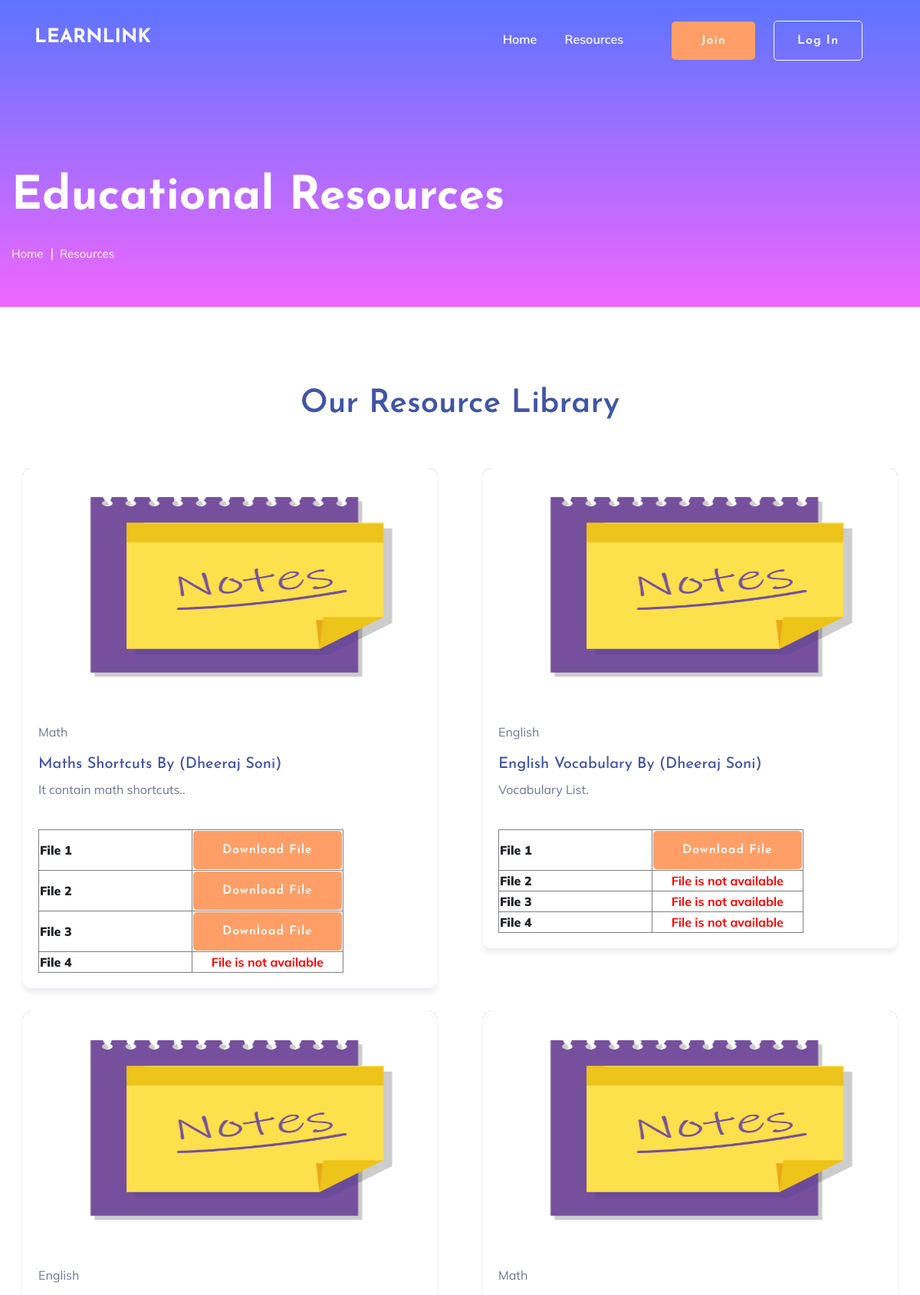
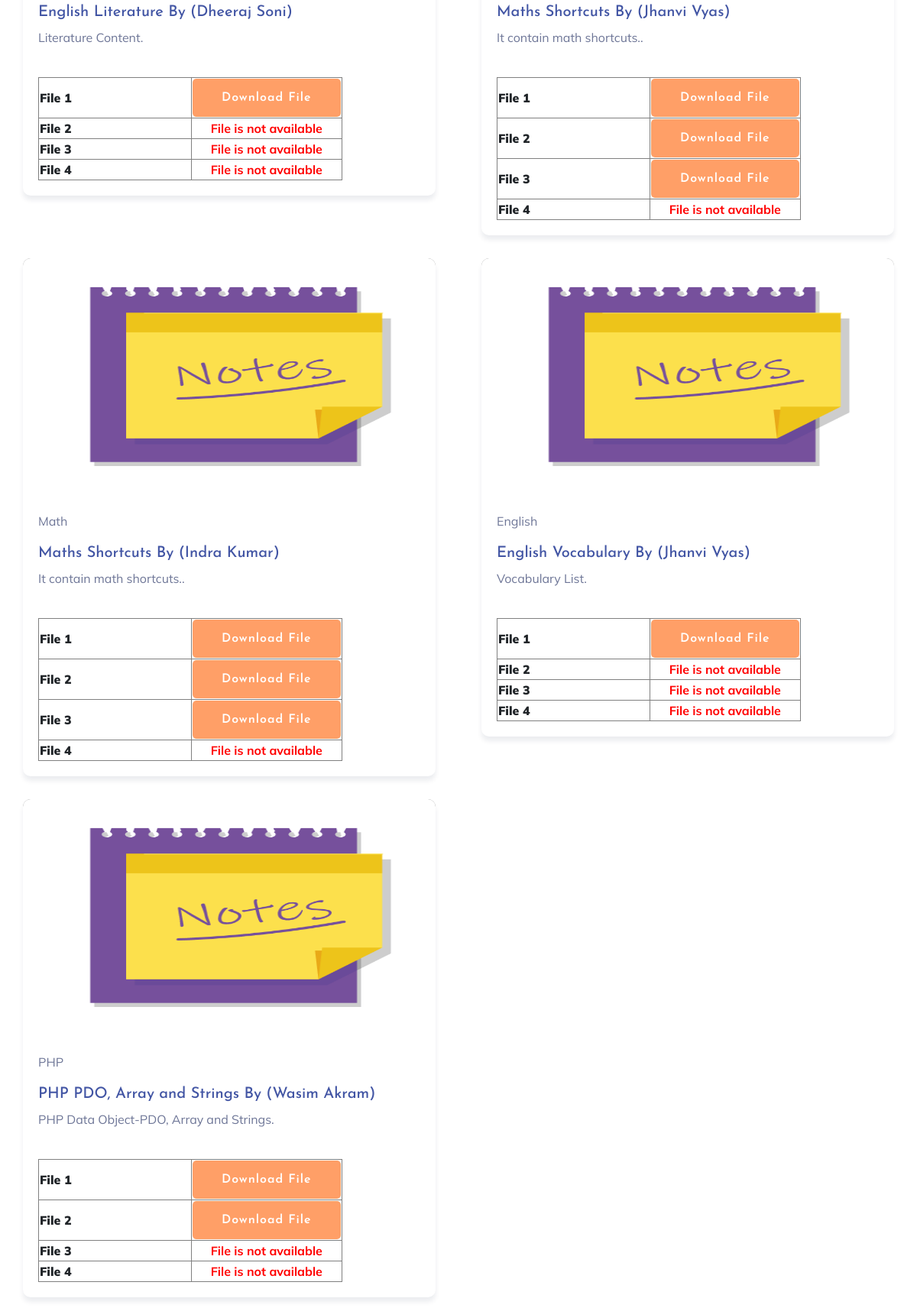
Page /LearnLink/notes.php (upper part) on the committed database (2 pictures, top to bottom).
### tables this page shows
CREATE TABLE `tblnotes` (
  `ID` int NOT NULL AUTO_INCREMENT,
  `UserID` int DEFAULT NULL,
  `Subject` varchar(250) DEFAULT NULL,
  `NotesTitle` varchar(250) DEFAULT NULL,
  `NotesDecription` longtext,
  `File1` varchar(250) NOT NULL,
  `File2` varchar(250) DEFAULT NULL,
  `File3` varchar(255) DEFAULT NULL,
  `File4` varchar(250) DEFAULT NULL,
  `CreationDate` timestamp NULL DEFAULT CURRENT_TIMESTAMP,
  `UpdationDate` timestamp NULL DEFAULT NULL ON UPDATE CURRENT_TIMESTAMP,
  PRIMARY KEY (`ID`)
);

CREATE TABLE `tbluser` (
  `ID` int NOT NULL AUTO_INCREMENT,
  `FullName` varchar(250) NOT NULL,
  `MobileNumber` bigint NOT NULL,
  `Email` varchar(250) NOT NULL,
  `Password` varchar(250) NOT NULL,
  `RegDate` timestamp NOT NULL DEFAULT CURRENT_TIMESTAMP,
  PRIMARY KEY (`ID`),
  UNIQUE KEY `MobileNumber_UNIQUE` (`MobileNumber`),
  UNIQUE KEY `Email_UNIQUE` (`Email`)
);

### LearnLink/notes.php (the view, shortened to what this page needs)
<?php
include('user/includes/dbconnection.php');
?>
<!doctype html>
<html class="no-js" lang="zxx">
<head>
    <link rel="stylesheet" href="assets/css/bootstrap.min.css">
    <link rel="stylesheet" href="assets/css/owl.carousel.min.css">
    <link rel="stylesheet" href="assets/css/slicknav.css">
    <link rel="stylesheet" href="assets/css/flaticon.css">
    <link rel="stylesheet" href="assets/css/progressbar_barfiller.css">
    <link rel="stylesheet" href="assets/css/gijgo.css">
    <link rel="stylesheet" href="assets/css/animate.min.css">
    <link rel="stylesheet" href="assets/css/animated-headline.css">
    <link rel="stylesheet" href="assets/css/magnific-popup.css">
    <link rel="stylesheet" href="assets/css/fontawesome-all.min.css">
    <link rel="stylesheet" href="assets/css/themify-icons.css">
    <link rel="stylesheet" href="assets/css/slick.css">
    <link rel="stylesheet" href="assets/css/nice-select.css">
    <link rel="stylesheet" href="assets/css/style.css">
</head>
<body>
 <?php include_once('includes/header.php');?>
    <main>
        <section class="slider-area slider-area2">
            <div class="slider-active">
                <div class="single-slider slider-height2">
                    <div class="container">
                        <div class="row">
                            <div class="col-xl-8 col-lg-11 col-md-12">
                                <div class="hero__caption hero__caption2">
                                    <h1 data-animation="bounceIn" data-delay="0.2s">Educational Resources</h1>
                                    <nav aria-label="breadcrumb">
                                        <ol class="breadcrumb">
                                            <li class="breadcrumb-item"><a href="index.php">Home</a></li>
                                            <li class="breadcrumb-item"><a href="notes.php">Resources</a></li>
                                        </ol>
                                    </nav>
                                </div>
                            </div>
                        </div>
                    </div>
                </div>
            </div>
        </section>
        <div class="courses-area section-padding40 fix">
            <div class="container">
                <div class="row justify-content-center">
                    <div class="col-xl-7 col-lg-8">
                        <div class="section-tittle text-center mb-55">
                            <h2>Our Resource Library</h2>
                        </div>
                    </div>
                </div>
                <div class="row">
              <?php
                      if (isset($_GET['pageno'])) {
            $pageno = $_GET['pageno'];
        } else {
            $pageno = 1;
        }
        $no_of_records_per_page =10;
        $offset = ($pageno-1) * $no_of_records_per_page;
$sql="SELECT tblnotes.*,tbluser.* from tblnotes join tbluser on tblnotes.UserID=tbluser.ID LIMIT $offset, $no_of_records_per_page";
$query = $dbh -> prepare($sql);
$query->execute();
$results=$query->fetchAll(PDO::FETCH_OBJ);
$cnt=1;
if($query->rowCount() > 0)
{
foreach($results as $row)
{               ?>
                    <div class="col-lg-6">
                        <div class="properties properties2 mb-30">
                            <div class="properties__card">
                                <div class="properties__img overlay1">
                                    <a href="#"><img src="assets/img/featured2.png" width="300" height="300" alt=""></a>
                                </div>
                                <div class="properties__caption">
                                    <p><?php  echo htmlentities($row->Subject);?></p>
                                    <h3><?php  echo htmlentities($row->NotesTitle);?> By (<?php  echo htmlentities($row->FullName);?>)</h3>
                                    <p><?php  echo htmlentities($row->NotesDecription);?>.
                                    </p>
                                    <p><table border="1"><tr>
  <th width="200"><strong>File 1</strong></th>
  <td colspan="3" style="text-align: center;"><a href="user/folder1/<?php echo $row->File1;?>" width="100" height="100" target="_blank" class="btn bnt-primary">Download File</a></td>
  </tr>
  <?php if($row->File2==""){ ?>
    <tr>
  <th width="200"><strong>File 2</strong></th>
  <td colspan="3" style="text-align: center;"><strong style="color: red">File is not available</strong></td>
  </tr><?php } else{?>
  <tr>
  <th width="200"><strong>File 2</strong></th>
  <td colspan="3" style="text-align: center;"><a href="user/folder2/<?php echo $row->File2;?>" width="100" height="100" target="_blank" class="btn bnt-primary">Download File</a></td>
  </tr> <?php } ?>
  <?php if($row->File3==""){ ?>
    <tr>
  <th width="200"><strong>File 3</strong></th>
  <td colspan="3" style="text-align: center;"><strong style="color: red">File is not available</strong></td>
  </tr><?php } else{?>
  <tr>
  <th width="200"><strong>File 3</strong></th>
  <td colspan="3" style="text-align: center;"><a href="user/folder3/<?php echo $row->File3;?>" width="100" height="100" target="_blank" class="btn bnt-primary">Download File</a></td>
  </tr><?php } ?>
  <?php if($row->File4==""){ ?>
    <tr>
  <th width="200"><strong>File 4</strong></th>
  <td colspan="3" style="text-align: center;"><strong style="color: red">File is not available</strong></td>
  </tr><?php } else{?>
  <tr>
  <th width="200"><strong>File 4</strong></th>
  <td colspan="3" style="text-align: center;"><a href="user/folder4/<?php echo $row->File4;?>" width="100" height="100" target="_blank" class="btn bnt-primary">Download File</a></td>
  </tr><?php } ?></p></table>
                                </div>
                            </div>
                        </div>
                    </div>
                   <?php $cnt=$cnt+1;}} ?>
                </div>
            </div>
        </div>
    </main>
</body>
</html>

### LearnLink/includes/header.php (shortened to what this page needs)
<header>
    <div class="header-area header-transparent">
        <div class="main-header ">
            <div class="header-bottom  header-sticky">
                <div class="container-fluid">
                    <div class="row align-items-center">
                        <div class="col-xl-2 col-lg-2">
                            <div class="logo">
                                <a href="index.php"><h1 style="color: white;font-weight: bold;">LEARNLINK</h1></a>
                            </div>
                        </div>
                        <div class="col-xl-10 col-lg-10">
                            <div class="menu-wrapper d-flex align-items-center justify-content-end">
                                <div class="main-menu d-none d-lg-block">
                                    <nav>
                                        <ul id="navigation">
                                            <li class="active" ><a href="index.php">Home</a></li>
                                            <li><a href="notes.php">Resources</a></li>
                                            <li class="button-header margin-left "><a href="user/signup.php" class="btn">Join</a></li>
                                            <li class="button-header"><a href="user/signin.php" class="btn btn3">Log in</a></li>
                                        </ul>
                                    </nav>
                                </div>
                            </div>
                        </div>
                        <div class="col-12">
                        </div>
                    </div>
                </div>
            </div>
        </div>
    </div>
</header>

### rows in the picture
tblnotes: Subject "Math", NotesTitle "Maths Shortcuts", UserID.FullName "Dheeraj Soni", NotesDecription "It contain math shortcuts.", File4 "File 4"
tblnotes: Subject "English", NotesTitle "English Vocabulary", UserID.FullName "Dheeraj Soni", NotesDecription "Vocabulary List", File2 "File 2", File3 "File 3", File4 "File 4"
tblnotes: Subject "English", NotesTitle "English Literature", UserID.FullName "Dheeraj Soni", NotesDecription "Literature Content", File2 "File 2", File3 "File 3", File4 "File 4"
tblnotes: Subject "Math", NotesTitle "Maths Shortcuts", UserID.FullName "Jhanvi Vyas", NotesDecription "It contain math shortcuts.", File4 "File 4"
tblnotes: Subject "Math", NotesTitle "Maths Shortcuts", UserID.FullName "Indra Kumar", NotesDecription "It contain math shortcuts.", File4 "File 4"
tblnotes: Subject "English", NotesTitle "English Vocabulary", UserID.FullName "Jhanvi Vyas", NotesDecription "Vocabulary List", File2 "File 2", File3 "File 3", File4 "File 4"
tblnotes: Subject "PHP", NotesTitle "PHP PDO, Array and Strings", UserID.FullName "Wasim Akram", NotesDecription "PHP Data Object-PDO, Array and Strings", File3 "File 3", File4 "File 4"
